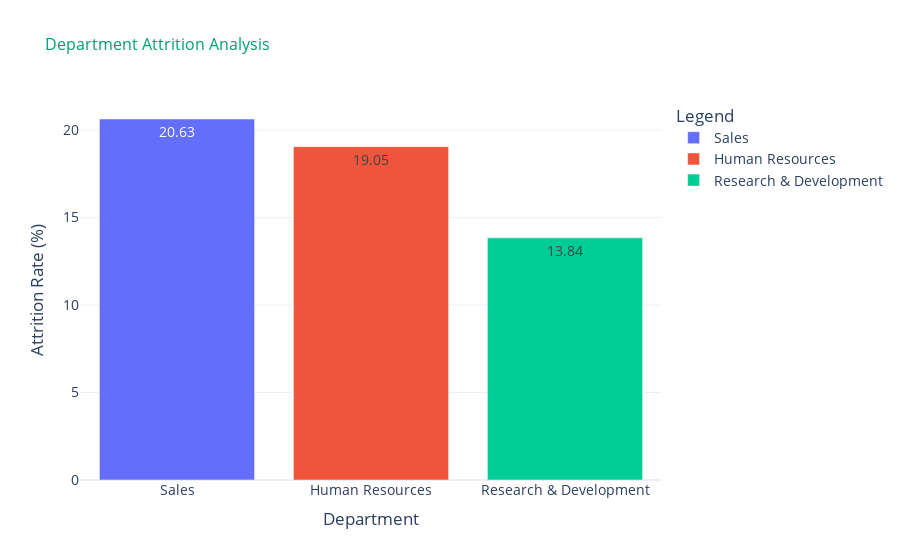

Notebook code for this chart:
### Code cell
# Test with Analyst audience (balanced)
print("\n" + "="*60)
print("📈 ANALYST VERSION (Balanced, Interactive)")
print("="*60)
fig_analyst = viz_enhanced.visualize(
    df_test, 
    "Department attrition analysis",
    verbose=True
)

### Figure 1 — Plotly figure (JSON) as saved in the notebook; plotly's stock layout.template omitted (floating-point values rounded to 4 significant figures)
{"data": [{"customdata": [[446, 92]], "hovertemplate": "department=%{x}<br>attrition_rate=%{y}<br>total_employees=%{customdata[0]}<br>employees_left=%{customdata[1]}<extra></extra>", "legendgroup": "Sales", "marker": {"color": "#636efa", "pattern": {"shape": ""}}, "name": "Sales", "orientation": "v", "showlegend": true, "textposition": "auto", "texttemplate": "%{y}", "type": "bar", "x": ["Sales"], "xaxis": "x", "y": [20.63], "yaxis": "y"}, {"customdata": [[63, 12]], "hovertemplate": "department=%{x}<br>attrition_rate=%{y}<br>total_employees=%{customdata[0]}<br>employees_left=%{customdata[1]}<extra></extra>", "legendgroup": "Human Resources", "marker": {"color": "#EF553B", "pattern": {"shape": ""}}, "name": "Human Resources", "orientation": "v", "showlegend": true, "textposition": "auto", "texttemplate": "%{y}", "type": "bar", "x": ["Human Resources"], "xaxis": "x", "y": [19.05], "yaxis": "y"}, {"customdata": [[961, 133]], "hovertemplate": "department=%{x}<br>attrition_rate=%{y}<br>total_employees=%{customdata[0]}<br>employees_left=%{customdata[1]}<extra></extra>", "legendgroup": "Research & Development", "marker": {"color": "#00cc96", "pattern": {"shape": ""}}, "name": "Research & Development", "orientation": "v", "showlegend": true, "textposition": "auto", "texttemplate": "%{y}", "type": "bar", "x": ["Research & Development"], "xaxis": "x", "y": [13.84], "yaxis": "y"}], "layout": {"barmode": "relative", "colorway": ["#0173B2", "#DE8F05", "#029E73"], "font": {"size": 14}, "legend": {"title": {"text": "Legend"}, "tracegroupgap": 0}, "paper_bgcolor": "white", "plot_bgcolor": "white", "title": {"font": {"color": "#029E73", "size": 16}, "text": "Department Attrition Analysis"}, "xaxis": {"anchor": "y", "categoryarray": ["Sales", "Human Resources", "Research & Development"], "categoryorder": "array", "domain": [0, 1], "title": {"text": "Department"}}, "yaxis": {"anchor": "x", "domain": [0, 1], "title": {"text": "Attrition Rate (%)"}}}}
